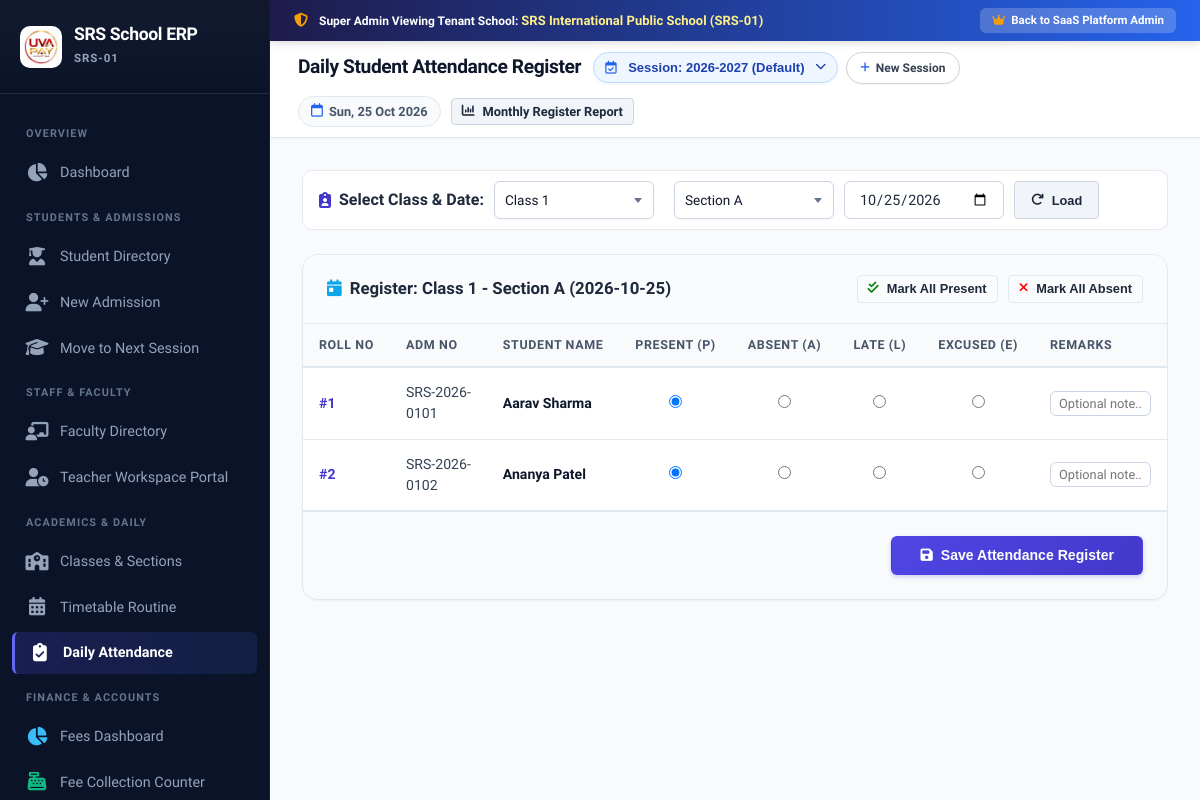
Page /attendance/ (signed in) on the earlier database version.
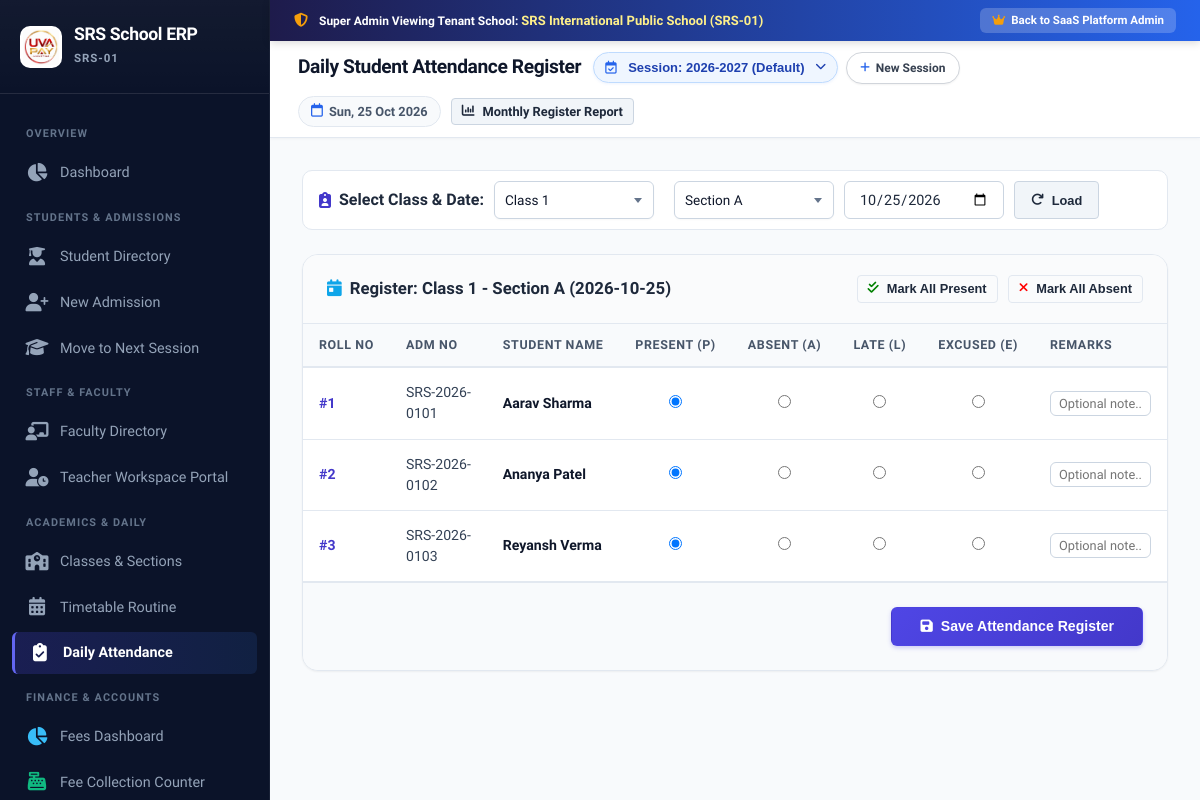
Same page on the later database version.
### school_erp/models.py (models this page shows, shortened)
class Student(models.Model):
    school = models.ForeignKey(SchoolProfile, on_delete=models.CASCADE, null=True, blank=True, related_name='students')
    BLOOD_GROUPS = [
        ('A+', 'A+'), ('A-', 'A-'),
        ('B+', 'B+'), ('B-', 'B-'),
        ('O+', 'O+'), ('O-', 'O-'),
        ('AB+', 'AB+'), ('AB-', 'AB-'),
    ]
    GENDER_CHOICES = [
        ('Male', 'Male'),
        ('Female', 'Female'),
        ('Other', 'Other'),
    ]
    admission_number = models.CharField(max_length=30, unique=True)
    roll_number = models.PositiveIntegerField(default=1)
    first_name = models.CharField(max_length=50)
    last_name = models.CharField(max_length=50)
    gender = models.CharField(max_length=10, choices=GENDER_CHOICES, default='Male')
    dob = models.DateField(help_text="Date of Birth", default=datetime.date(2012, 1, 1))
    blood_group = models.CharField(max_length=5, choices=BLOOD_GROUPS, default='B+')
    branch = models.ForeignKey(Branch, on_delete=models.SET_NULL, null=True, blank=True, related_name='students')
    class_level = models.ForeignKey(ClassLevel, on_delete=models.CASCADE, related_name='student_set')
    section = models.ForeignKey(Section, on_delete=models.CASCADE, related_name='students')
    academic_session = models.ForeignKey(AcademicSession, on_delete=models.SET_NULL, null=True, blank=True, related_name='students')
    admission_date = models.DateField(default=datetime.date.today)
    parent_name = models.CharField(max_length=100)
    parent_relation = models.CharField(max_length=30, default="Father")
    parent_phone = models.CharField(max_length=20)
    parent_email = models.EmailField(blank=True, null=True)
    parent_occupation = models.CharField(max_length=100, default="Business / Professional")
    address = models.TextField(default="New Delhi, India")
    emergency_contact = models.CharField(max_length=20, blank=True, null=True)
    student_aadhaar = models.CharField(max_length=20, blank=True, null=True, help_text="12-digit Student Aadhaar Number (Optional)")
    parent_aadhaar = models.CharField(max_length=20, blank=True, null=True, help_text="12-digit Parent/Guardian Aadhaar Number (Optional)")
    student_photo = models.ImageField(upload_to='students/photos/', blank=True, null=True, help_text="Student Passport Photograph")
    parent_photo = models.ImageField(upload_to='parents/photos/', blank=True, null=True, help_text="Parent / Guardian Photograph")
    is_active = models.BooleanField(default=True)
    created_at = models.DateTimeField(auto_now_add=True)
    @property
    def full_name(self):
        return f"{self.first_name} {self.last_name}"
    class Meta:
        ordering = ['class_level__order', 'section__name', 'roll_number', 'first_name']

### school_erp/views.py (the view, shortened to what this page needs)
# urls.py: path('attendance/', views.attendance_view, name='attendance'),
@require_menu_permission('can_manage_attendance', 'Daily Attendance')
def attendance_view(request):
    ctx = get_school_context(request)
    school = ctx['school']
    classes = ClassLevel.objects.filter(school=school).order_by('order', 'name')
    sections = Section.objects.filter(class_level__school=school)
    class_id = request.GET.get('class_id') or request.POST.get('class_id')
    section_id = request.GET.get('section_id') or request.POST.get('section_id')
    date_str = request.GET.get('date') or request.POST.get('date') or str(timezone.now().date())
    try:
        current_date = datetime.datetime.strptime(date_str, '%Y-%m-%d').date()
    except Exception:
        current_date = timezone.now().date()
    selected_class = ClassLevel.objects.filter(school=school, id=class_id).first() if class_id else classes.first()
    selected_section = None
    if selected_class:
        selected_section = Section.objects.filter(class_level=selected_class, id=section_id).first() if section_id else selected_class.sections.first()
    students = []
    attendance_map = {}
    if selected_class and selected_section:
        students = Student.objects.filter(school=school, class_level=selected_class, section=selected_section, is_active=True).order_by('roll_number')
        existing_att = Attendance.objects.filter(student__in=students, date=current_date)
        attendance_map = {att.student_id: att.status for att in existing_att}
    student_rows = []
    for s in students:
        student_rows.append({
            'student': s,
            'status': attendance_map.get(s.id, 'Present') # default Present
        })
    ctx.update({
        'classes': classes,
        'sections': sections,
        'selected_class': selected_class,
        'selected_section': selected_section,
        'current_date': current_date.strftime('%Y-%m-%d'),
        'student_rows': student_rows,
    })
    return render(request, 'school_erp/attendance.html', ctx)

### school_erp/context_processors.py (called while the page is built, shortened)
def get_current_school(request):
    user = getattr(request, 'user', None)
    if user and user.is_authenticated:
        profile_obj = getattr(user, 'profile', None)
        if profile_obj and profile_obj.school:
            return profile_obj.school

### school_erp/models.py (called while the page is built)
    @property
    def days_remaining(self):
        if not self.subscription_end_date:
            return 0
        today = timezone.now().date()
        return (self.subscription_end_date - today).days

### school_erp/views.py (called while the page is built, shortened)
def get_school_context(request=None):
    if request:
        profile = get_current_school(request)
    else:
        profile = SchoolProfile.objects.first()
    return {'school': profile}

def check_menu_permission(request, perm_name):
    user = request.user
    if not user.is_authenticated:
        return True
    if user.is_superuser:
        return True

### templates/school_erp/attendance.html (shortened to what the changed rows need)
{% extends 'school_erp/base.html' %}
{% block page_title %}Daily Student Attendance Register{% endblock %}
{% block content %}
<div class="card-panel">
  <form method="POST">
    <div class="table-responsive">
      <table class="custom-table">
        <thead>
          <tr>
            <th>Roll No</th>
            <th>Adm No</th>
            <th>Student Name</th>
            <th style="text-align:center;">Present (P)</th>
            <th style="text-align:center;">Absent (A)</th>
            <th style="text-align:center;">Late (L)</th>
            <th style="text-align:center;">Excused (E)</th>
            <th>Remarks</th>
          </tr>
        </thead>
        <tbody>
          {% for row in student_rows %}
          <tr>
            <td><strong style="color:var(--primary);">#{{ row.student.roll_number }}</strong></td>
            <td>{{ row.student.admission_number }}</td>
            <td>
              <strong style="color:#0f172a;">{{ row.student.full_name }}</strong>
            </td>
            <td style="text-align:center;">
              <label style="cursor:pointer; display:inline-block; padding:4px 8px; border-radius:4px;" class="status-lbl">
                <input type="radio" name="status_{{ row.student.id }}" value="Present" class="att-radio radio-present" {% if row.status == 'Present' %}checked{% endif %}>
              </label>
            </td>
            <td style="text-align:center;">
              <label style="cursor:pointer; display:inline-block; padding:4px 8px; border-radius:4px;" class="status-lbl">
                <input type="radio" name="status_{{ row.student.id }}" value="Absent" class="att-radio radio-absent" {% if row.status == 'Absent' %}checked{% endif %}>
              </label>
            </td>
            <td style="text-align:center;">
              <label style="cursor:pointer; display:inline-block; padding:4px 8px; border-radius:4px;" class="status-lbl">
                <input type="radio" name="status_{{ row.student.id }}" value="Late" class="att-radio radio-late" {% if row.status == 'Late' %}checked{% endif %}>
              </label>
            </td>
            <td style="text-align:center;">
              <label style="cursor:pointer; display:inline-block; padding:4px 8px; border-radius:4px;" class="status-lbl">
                <input type="radio" name="status_{{ row.student.id }}" value="Excused" class="att-radio radio-excused" {% if row.status == 'Excused' %}checked{% endif %}>
              </label>
            </td>
            <td>
              <input type="text" name="remarks_{{ row.student.id }}" placeholder="Optional note..." class="form-input" style="padding:4px 8px; font-size:0.8rem;">
            </td>
          </tr>
          {% empty %}
          <tr>
            <td colspan="8" style="text-align:center; padding:2rem; color:#94a3b8;">
              No students enrolled in this section.
            </td>
          </tr>
          {% endfor %}
        </tbody>
      </table>
    </div>
  </form>
</div>
{% endblock %}

Differences in the rows shown:
now on this page (row edited): Student: student.roll_number "3", student.admission_number "SRS-2026-0103", student.full_name "Reyansh Verma", student.id "☑"
